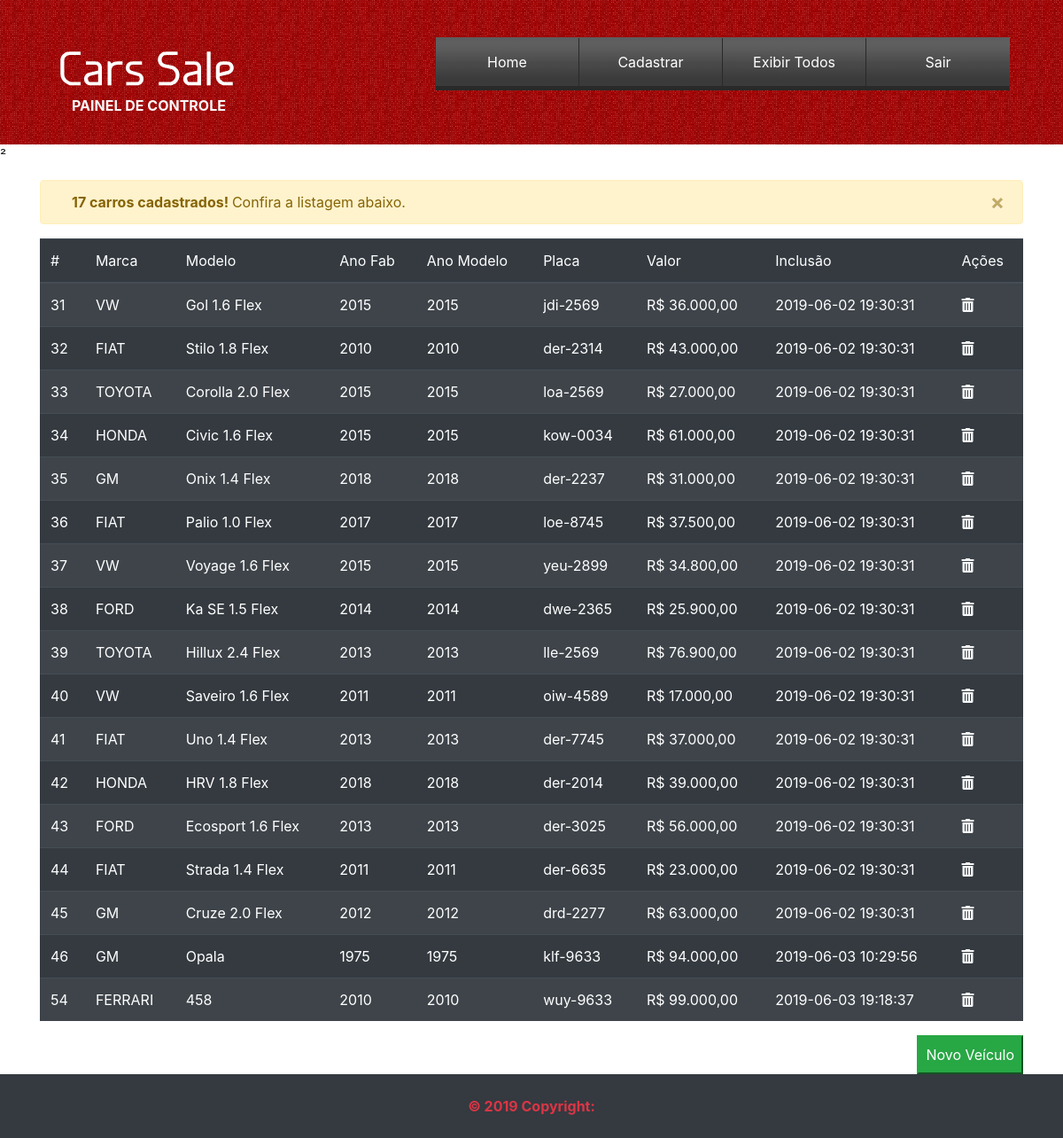
/administrativo.php, run on an earlier commit of the app's database.
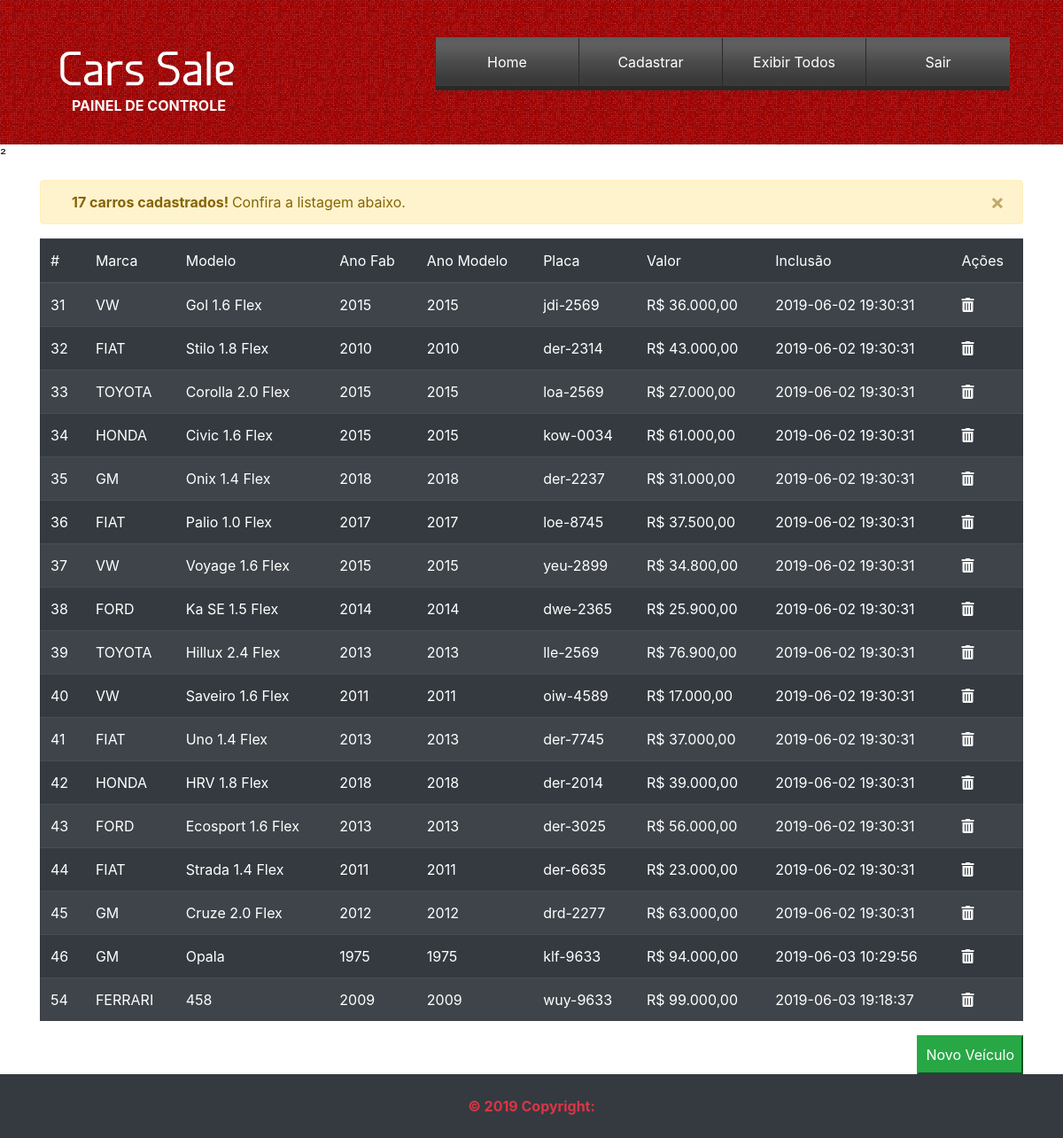
And on a later commit of the database.
### tables this page shows
CREATE TABLE `veiculos` (
  `carro_id` int(11) NOT NULL,
  `marca` varchar(40) NOT NULL,
  `modelo` varchar(40) NOT NULL,
  `descricao` text NOT NULL,
  `portas` int(11) NOT NULL,
  `ano_fab` int(11) NOT NULL,
  `ano_mod` int(11) NOT NULL,
  `cor` varchar(40) NOT NULL,
  `km` double NOT NULL,
  `placa` varchar(8) NOT NULL,
  `valor` decimal(10,2) DEFAULT NULL,
  `obs` text NOT NULL,
  `ativo` tinyint(1) DEFAULT NULL,
  `foto1` varchar(50) NOT NULL,
  `foto2` varchar(50) DEFAULT NULL,
  `foto3` varchar(50) DEFAULT NULL,
  `foto4` varchar(50) DEFAULT NULL,
  `dt_inclusao` datetime DEFAULT CURRENT_TIMESTAMP
);

### listaCarros.php (the view, shortened to what this page needs)
<?php
require_once "./Carro.php";
$car = new Carro( DB_STRING, DB_USER, DB_PASS);
    $resultado = $car->Listar();
?>
<div class="container mt-3">
    <?php
    $quant = $car->Contar();
    if ($car->Contar() > 0)
    {
        $prodCad = ($quant > 1) ? 'carros cadastrados' : 'carro cadastrado';
        echo '<div class="alert alert-warning alert-dismissible fade show" role="alert">
        <div class="container">
        <strong>'.$quant.' '.$prodCad.'!
        </strong> Confira a listagem abaixo.</div>
        <button type="button" class="close" data-dismiss="alert" aria-label="Close">
        <span aria-hidden="true">&times;</span>
        </button>
        </div>';
        ?>
        <table class="table table-striped table-dark table-car">
            <thead>
                <tr>
                    <th scope="col">#</th>
                    <th scope="col">Marca</th>
                    <th scope="col">Modelo</th>
                    <th scope="col">Ano Fab</th>
                    <th scope="col">Ano Modelo</th>
                    <th scope="col">Placa</th>
                    <th scope="col">Valor</th>
                    <th scope="col">Inclusão</th>
                    <th scope="col">Ações</th>
                </tr>
            </thead>
            <tbody>
                <?php
                while ($retorno = $resultado->fetchObject())
                    {?>
                        <tr>
                            <th scope="row"><?php echo $retorno->carro_id; ?></th>
                            <td><?php echo strtoupper($strMarca = $retorno->marca); ?></td>
                            <td><?php echo ucwords($strModelo = $retorno->modelo); ?></td>
                            <td><?php echo $retorno->ano_fab; ?></td>
                            <td><?php echo $retorno->ano_fab; ?></td>
                            <td><?php echo $retorno->placa; ?></td>
                            <td><?php echo 'R$ '.number_format($vlcar = $retorno->valor, 2,",","."); ?></td>
                            <td><?php echo $retorno->dt_inclusao; ?></td>
                            <td>
                                <a href='./administrativo.php?menu=listar&delete=<?php echo $retorno->carro_id ?>'>
                                    <i class="fas fa-trash-alt text-light" alt="Delete"></i>
                                </a>
                            </td>
                        </tr>
                        <?php
            }
            ?>
        </tbody>
    </table>
    <div class="divBtn">
        <a href="./administrativo.php?menu=cadastrar" >
            <button class="btnConfig btn-success float-right p-2 mb-2s">Novo Veículo</button>
        </a>
    </div>
    <?php
    }
    ?>
</div>

What changed in the data, as far as the page shows it:
changed veiculos "FERRARI": ano_fab "2010" → "2009"
